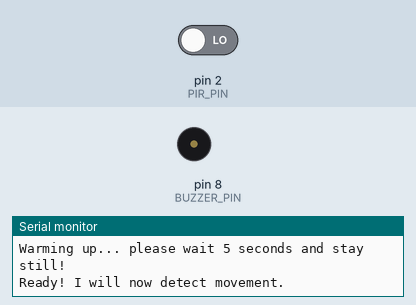
Recording of a sketch running on a simulated Arduino Uno, built with avr-gcc and run on an emulated ATmega328P. On the bench: buzzer (waves = sounding, pin HIGH), the last lines printed to the serial monitor. The test bench sets the inputs (shaded band); at power-on: pin 2 (PIR_PIN) LOW.

Above: at 6.2 s.
6.3 s: pin 2 (PIR_PIN) driven HIGH
At 6.7 s:
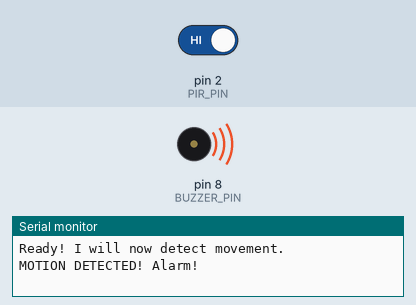
9.3 s: pin 2 (PIR_PIN) driven LOW
At 10.6 s:
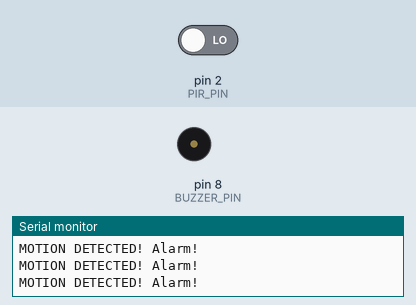
Timing chart, 0 to 12.3 s (numbered marks = the images above; inputs shaded):
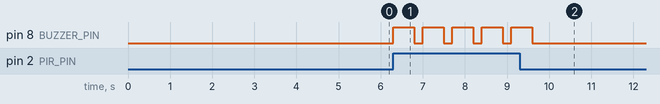

Measured:
- after the input at 6.3 s, pin 8 (BUZZER_PIN): alternates HIGH for 0.50 s and LOW for 0.20 s, starting at once
- after the input at 9.3 s, pin 8 (BUZZER_PIN): goes on until 9.6 s, then stays LOW

The sketch:

08-motion-alarm.ino
```cpp
/*
 * Project 08: Motion Alarm
 *
 * What this does: sounds an alarm when it detects movement —
 *                 like a burglar alarm for your bedroom!
 *
 * Parts needed:
 *   - 1 × PIR sensor (white dome on a small circuit board)
 *   - 1 × active buzzer
 *   - jumper wires
 *
 * Written for children — every line is explained!
 */

#define PIR_PIN    2   // PIR sensor output wire connects to pin 2
#define BUZZER_PIN 8   // buzzer connects to pin 8

// setup() runs once when the Arduino turns on
void setup() {
  pinMode(PIR_PIN, INPUT);     // pin 2 reads the PIR sensor (INPUT = receive)
  pinMode(BUZZER_PIN, OUTPUT); // pin 8 sends electricity to the buzzer

  Serial.begin(9600);  // start communication with the computer

  // The PIR sensor needs a warm-up time when first powered on
  // It learns what "normal" looks like so it can spot movement
  Serial.println("Warming up... please wait 5 seconds and stay still!");
  delay(5000);         // wait 5 seconds for the sensor to settle
  Serial.println("Ready! I will now detect movement.");
}

// loop() runs over and over, forever
void loop() {
  // Read the PIR sensor: HIGH = motion detected, LOW = no motion
  int motionDetected = digitalRead(PIR_PIN);

  if (motionDetected == HIGH) {
    // Something moved! Sound the alarm!
    Serial.println("MOTION DETECTED! Alarm!");
    digitalWrite(BUZZER_PIN, HIGH);  // turn buzzer ON — BEEP!
    delay(500);                      // beep for half a second
    digitalWrite(BUZZER_PIN, LOW);   // turn buzzer OFF
    delay(200);                      // short gap between beeps
  } else {
    // Nothing is moving — stay quiet
    digitalWrite(BUZZER_PIN, LOW);   // make sure buzzer is off
  }
}
```
